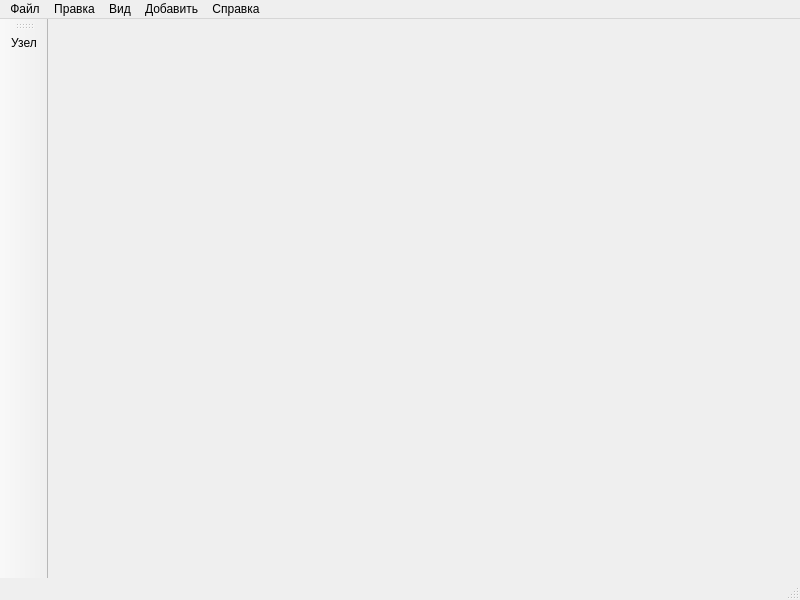
<?xml version="1.0" encoding="UTF-8"?>
<ui version="4.0">
 <class>MainWindow</class>
 <widget class="QMainWindow" name="MainWindow">
  <property name="geometry">
   <rect>
    <x>0</x>
    <y>0</y>
    <width>800</width>
    <height>600</height>
   </rect>
  </property>
  <property name="windowTitle">
   <string>MainWindow</string>
  </property>
  <widget class="QWidget" name="centralwidget">
   <layout class="QHBoxLayout" name="horizontalLayout"/>
  </widget>
  <widget class="QMenuBar" name="menubar">
   <property name="geometry">
    <rect>
     <x>0</x>
     <y>0</y>
     <width>800</width>
     <height>21</height>
    </rect>
   </property>
   <widget class="QMenu" name="fileMenu">
    <property name="title">
     <string>Файл</string>
    </property>
    <addaction name="createAction"/>
    <addaction name="openAction"/>
    <addaction name="separator"/>
    <addaction name="saveAction"/>
    <addaction name="saveAsAction"/>
    <addaction name="separator"/>
    <addaction name="exitAction"/>
   </widget>
   <widget class="QMenu" name="correctionMenu">
    <property name="title">
     <string>Правка</string>
    </property>
    <addaction name="cancelAction"/>
    <addaction name="repeatAction"/>
    <addaction name="separator"/>
    <addaction name="deleteAction"/>
   </widget>
   <widget class="QMenu" name="viewMenu">
    <property name="title">
     <string>Вид</string>
    </property>
   </widget>
   <widget class="QMenu" name="addMenu">
    <property name="title">
     <string>Добавить</string>
    </property>
    <addaction name="knotAction"/>
    <addaction name="curveAction"/>
   </widget>
   <widget class="QMenu" name="helpMenu">
    <property name="title">
     <string>Справка</string>
    </property>
    <addaction name="helpAction"/>
    <addaction name="onProgramAction"/>
   </widget>
   <addaction name="fileMenu"/>
   <addaction name="correctionMenu"/>
   <addaction name="viewMenu"/>
   <addaction name="addMenu"/>
   <addaction name="helpMenu"/>
  </widget>
  <widget class="QStatusBar" name="statusbar"/>
  <widget class="QToolBar" name="toolBar">
   <property name="windowTitle">
    <string>toolBar</string>
   </property>
   <attribute name="toolBarArea">
    <enum>LeftToolBarArea</enum>
   </attribute>
   <attribute name="toolBarBreak">
    <bool>false</bool>
   </attribute>
   <addaction name="knotAction"/>
  </widget>
  <action name="createAction">
   <property name="text">
    <string>Создать</string>
   </property>
  </action>
  <action name="openAction">
   <property name="text">
    <string>Открыть</string>
   </property>
  </action>
  <action name="saveAction">
   <property name="text">
    <string>Сохранить</string>
   </property>
  </action>
  <action name="saveAsAction">
   <property name="text">
    <string>Сохранить как...</string>
   </property>
  </action>
  <action name="exitAction">
   <property name="text">
    <string>Выход</string>
   </property>
  </action>
  <action name="knotAction">
   <property name="checkable">
    <bool>true</bool>
   </property>
   <property name="icon">
    <iconset resource="MyMind.qrc">
     <normaloff>:/img/Resources/cloud.png</normaloff>:/img/Resources/cloud.png</iconset>
   </property>
   <property name="text">
    <string>Узел</string>
   </property>
  </action>
  <action name="curveAction">
   <property name="text">
    <string>Связь</string>
   </property>
  </action>
  <action name="helpAction">
   <property name="text">
    <string>Справка</string>
   </property>
  </action>
  <action name="onProgramAction">
   <property name="text">
    <string>О программе</string>
   </property>
  </action>
  <action name="cancelAction">
   <property name="text">
    <string>Отменить</string>
   </property>
  </action>
  <action name="repeatAction">
   <property name="text">
    <string>Повторить</string>
   </property>
  </action>
  <action name="deleteAction">
   <property name="text">
    <string>Удалить</string>
   </property>
  </action>
 </widget>
 <resources>
  <include location="MyMind.qrc"/>
 </resources>
 <connections/>
</ui>
